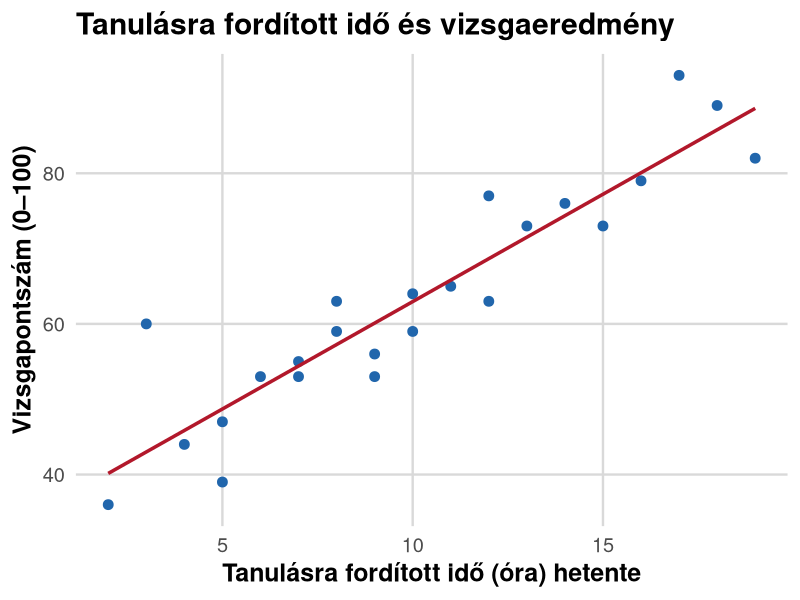
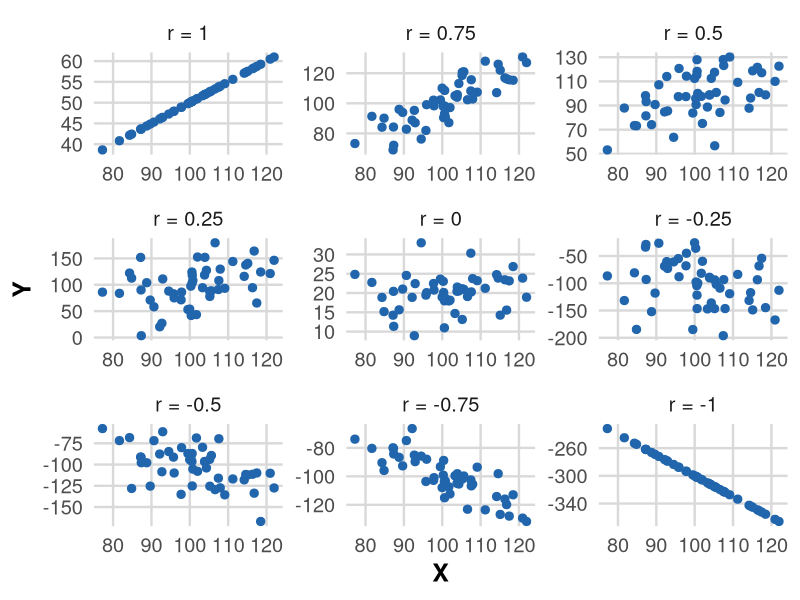
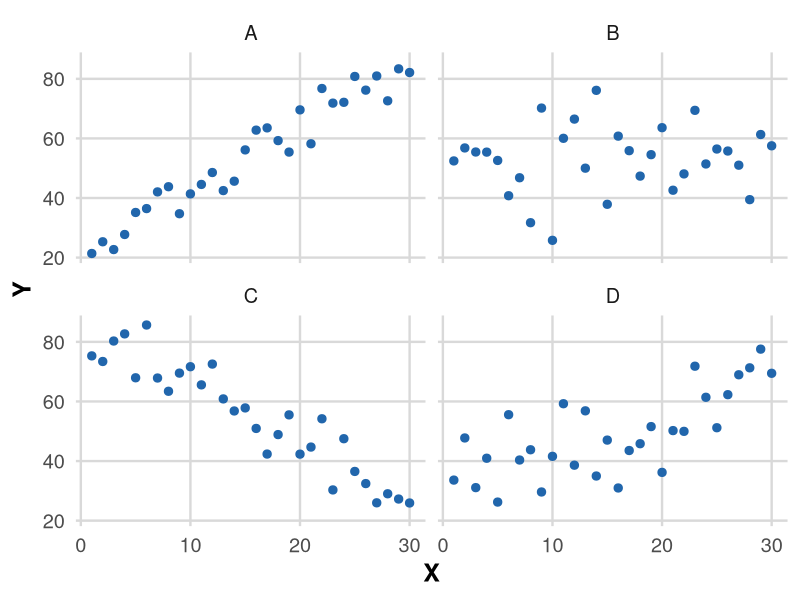
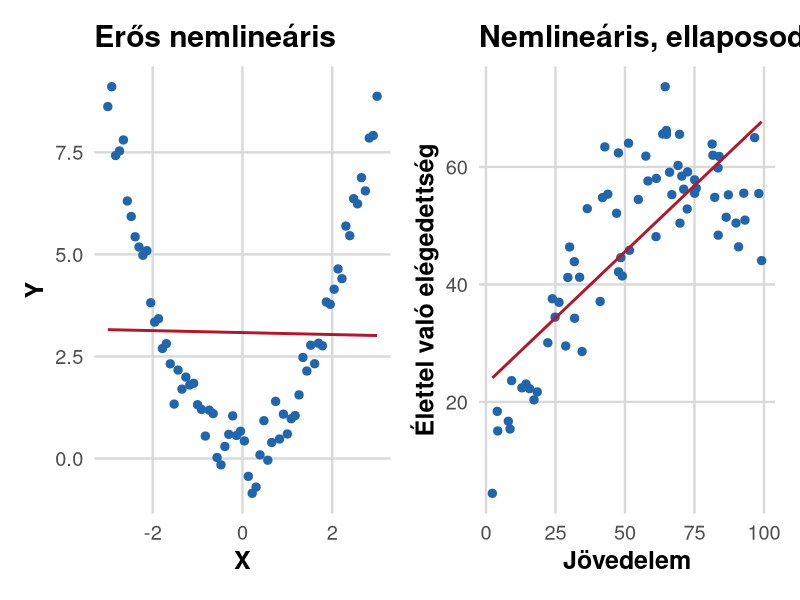
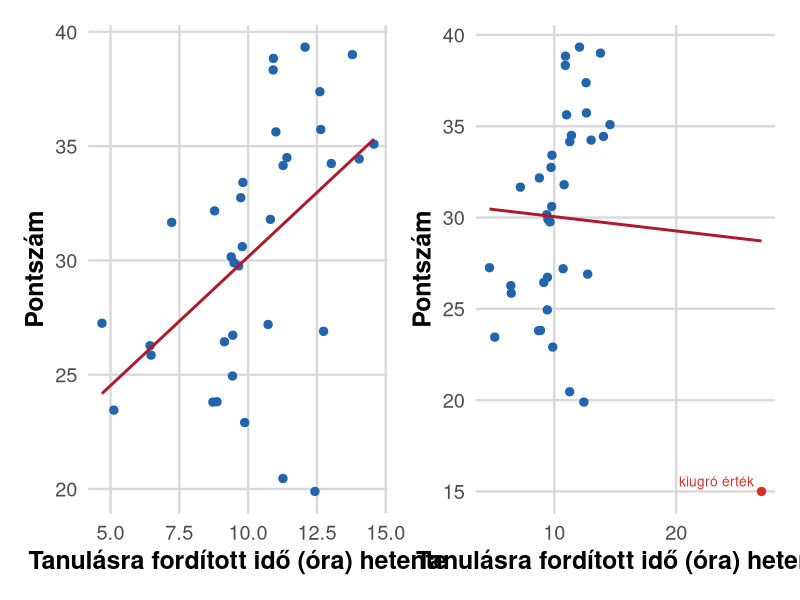
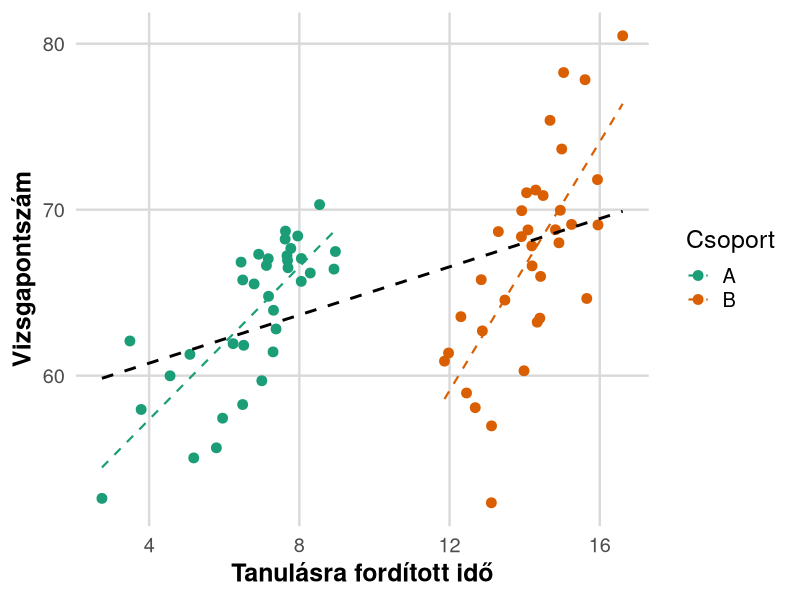
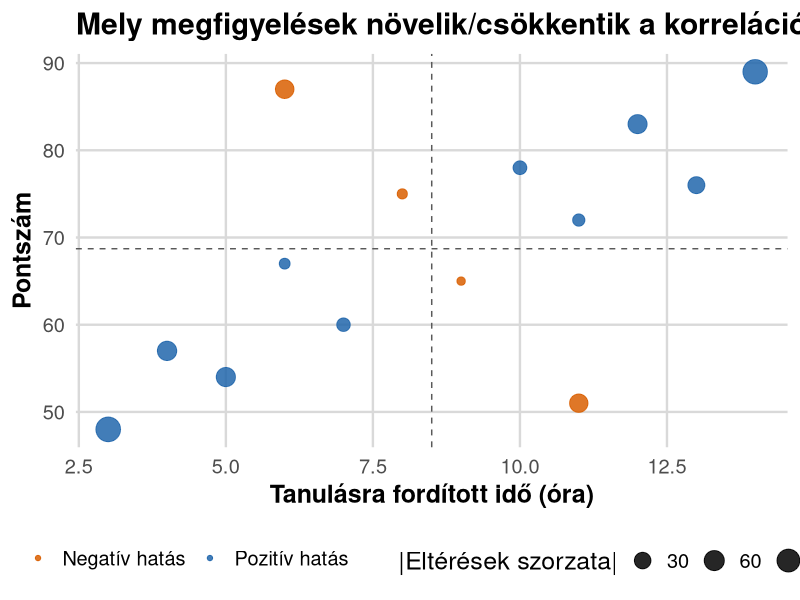

Reproduce these figures in R, in order.
## ---- chunk 1
#| include: false

library(ggplot2)
library(patchwork)

theme_set(
  theme_minimal(base_size = 18) +
    theme(
      panel.grid.major = element_line(color = "grey85"),
      panel.grid.minor = element_blank(),
      plot.title = element_text(face = "bold"),
      axis.title = element_text(face = "bold")
    )
)
## ---- chunk 2
#| label: fig-study-score
#| fig-width: 10
#| fig-height: 6
#| fig-cap: "Pozitív, megközelítőleg lineáris kapcsolat: a többet tanulók jellemzően több pontot szereznek."
set.seed(12)
study <- c(2, 3, 4, 5, 5, 6, 7, 7, 8, 8, 9, 9, 10, 10, 11, 12, 12, 13, 14, 15, 16, 17, 18, 19)
score <- round(42 + 2.2 * study + rnorm(length(study), 0, 7))
study_score_df <- data.frame(
  study = study,
  score = score
)

ggplot(study_score_df, aes(x = study, y = score)) +
  geom_point(color = "#2166ac", size = 3) +
  geom_smooth(
    method = "lm",
    se = FALSE,
    color = "#b2182b",
    linewidth = 1.2
  ) +
  labs(
    title = "Tanulásra fordított idő és vizsgaeredmény",
    x = "Tanulásra fordított idő (óra) hetente",
    y = "Vizsgapontszám (0–100)"
  )
## ---- chunk 3
#| label: fig-directions
#| fig-width: 10
#| fig-height: 10
#| fig-cap: "Az r előjele az irányt, abszolút nagysága az erőt mutatja"
set.seed(21)
n <- 50
x <- rnorm(n, 100, 10)
y1 = 0.5*x
y2= x + rnorm(n, 0, 8.7)
y3 = x + rnorm(n, 0, 16.5)
y4 = x + rnorm(n, 0, 39.5) 
y5 = rnorm(n, 20, 5)
y6 = -x + rnorm(n, 0, 39.5)
y7 = -x + rnorm(n, 0, 16.5)
y8 = -x + rnorm(n, 0, 8.7)
y9 = -3*x
direction_df <- rbind(
  data.frame(x = x, y = y1, rel="r = 1"),
  data.frame(x = x, y = y2, rel="r = 0.75"),
  data.frame(x = x, y = y3, rel="r = 0.5"),
  data.frame(x = x, y = y4, rel="r = 0.25"),
  data.frame(x = x, y = y5, rel="r = 0"),
  data.frame(x = x, y = y6, rel="r = -0.25"),
  data.frame(x = x, y = y7, rel="r = -0.5"),
  data.frame(x = x, y = y8, rel="r = -0.75"),
  data.frame(x = x, y = y9, rel="r = -1")
)

ggplot(direction_df, aes(x = x, y = y)) +
  geom_point(color = "#2166ac", size = 2.5) +
  facet_wrap(
    ~ forcats::fct_inorder(rel), 
    nrow = 3,
    scales="free"
    ) +
  labs(
    x = "X",
    y = "Y"
  )
## ---- chunk 4
#| label: rank-correlation
#| fig-width: 11
#| fig-height: 7
#| fig-align: center

set.seed(29)
x <- 1:30
ys <- list(
  85 - 2.0*x + rnorm(30,0,6),
  55 + rnorm(30,0,12),
  35 + 1.2*x + rnorm(30,0,10),
  20 + 2.2*x + rnorm(30,0,4)
)[c(4, 2, 1, 3)]
titles <- c("A", "B", "C", "D")

ranking_df <- do.call(
  rbind,
  lapply(seq_along(ys), function(i) {
    data.frame(
      x = x,
      y = ys[[i]],
      plot = titles[i]
    )
  })
)

ggplot(ranking_df, aes(x = x, y = y)) +
  geom_point(color = "#2166ac", size = 2.5) +
  facet_wrap(~ plot, ncol = 2) +
  labs(
    x = "X",
    y = "Y"
  )
## ---- chunk 5
#| label: fig-nonlinear
#| fig-width: 10
#| fig-height: 4.5
#| fig-cap: "Nemlineáris összefüggések"
set.seed(5)
x1 <- seq(-3, 3, length.out = 70)
y1 <- x1^2 + rnorm(70, 0, 0.45)

x2 <- runif(70, 0, 100)
y2 <- pmin(100, 5 + 1.5 * x2 - 0.0105 * x2^2 + rnorm(70, 0, 6))

nonlinear_df <- rbind(
  data.frame(
    x = x1,
    y = y1,
    relationship = "Strong curved relationship",
    x_label = "X",
    y_label = "Y"
  ),
  data.frame(
    x = x2,
    y = y2,
    relationship = "Curved / plateauing relationship",
    x_label = "Income (illustrative)",
    y_label = "Life satisfaction"
  )
)

plot_curved <- ggplot(
  subset(nonlinear_df, relationship == "Strong curved relationship"),
  aes(x = x, y = y)
) +
  geom_point(color = "#2166ac", size = 2.5) +
  geom_smooth(
    method = "lm",
    se = FALSE,
    color = "#b2182b",
    linewidth = 1
  ) +
  labs(
    title = "Erős nemlineáris",
    x = "X",
    y = "Y"
  )

plot_plateau <- ggplot(
  subset(nonlinear_df, relationship == "Curved / plateauing relationship"),
  aes(x = x, y = y)
) +
  geom_point(color = "#2166ac", size = 2.5) +
  geom_smooth(
    method = "lm",
    se = FALSE,
    color = "#b2182b",
    linewidth = 1
  ) +
  labs(
    title = "Nemlineáris, ellaposodó",
    x = "Jövedelem",
    y = "Élettel való elégedettség"
  )

plot_curved + plot_plateau
## ---- chunk 6
#| label: fig-outliers
#| fig-width: 10
#| fig-height: 4.5
#| fig-cap: "Egyetlen kiugró érték hatása"
set.seed(42)

x <- rnorm(35, 10, 2)
y <- 10 + 2*x + rnorm(35, 0, 5)

outlier_df <- data.frame(
  study_hours = x,
  exam_score = y,
  case_type = "Original observations"
)

outlier_added_df <- rbind(
  data.frame(
    study_hours = x,
    exam_score = y,
    case_type = "Original observations"
  ),
  data.frame(
    study_hours = 27,
    exam_score = 15,
    case_type = "Outlier"
  )
)

plot_without_outlier <- ggplot(
  outlier_df,
  aes(x = study_hours, y = exam_score)
) +
  geom_point(color = "#2166ac", size = 2.5) +
  geom_smooth(
    method = "lm",
    se = FALSE,
    color = "#b2182b",
    linewidth = 1
  ) +
  labs(
    x = "Tanulásra fordított idő (óra) hetente",
    y = "Pontszám"
  )

plot_with_outlier <- ggplot(
  outlier_added_df,
  aes(x = study_hours, y = exam_score, color = case_type)
) +
  geom_point(size = 2.5) +
  geom_smooth(
    aes(group = 1),
    method = "lm",
    se = FALSE,
    color = "#b2182b",
    linewidth = 1
  ) +
  geom_text(
    data = subset(outlier_added_df, case_type == "Outlier"),
    aes(label = "kiugró érték"),
    hjust = 1.1,
    vjust = -0.5,
    color = "#d73027",
    size = 3.5,
    show.legend = FALSE
  ) +
  scale_color_manual(
    values = c(
      "Original observations" = "#2166ac",
      "Outlier" = "#d73027"
    )
  ) +
  labs(
    x = "Tanulásra fordított idő (óra) hetente",
    y = "Pontszám",
    color = NULL
  ) +
  guides(color="none")

plot_without_outlier + plot_with_outlier
## ---- chunk 7
#| label: fig-groups
#| fig-width: 9
#| fig-height: 5
#| fig-cap: "Az összesített kapcsolat elfedi a csoportszintű különbségeket"
set.seed(99)
x_a <- rnorm(35, 7, 1.4)
y_a <- 45 + 3 * x_a + rnorm(35, 0, 4)

x_b <- rnorm(35, 14, 1.4)
y_b <- 25 + 3 * x_b + rnorm(35, 0, 4)

groups_df <- rbind(
  data.frame(
    study_hours = x_a,
    exam_score = y_a,
    group = "A"
  ),
  data.frame(
    study_hours = x_b,
    exam_score = y_b,
    group = "B"
  )
)

ggplot(groups_df, aes(x = study_hours, y = exam_score)) +
  geom_point(
    aes(color = group),
    size = 3
  ) +
  geom_smooth(
    method = "lm",
    formula = y ~ x,
    se = FALSE,
    color = "black",
    linewidth = 1,
    linetype = "dashed"
  ) +
  geom_smooth(
    aes(color = group),
    method = "lm",
    formula = y ~ x,
    se = FALSE,
    linewidth = 0.75,
    linetype = "dashed"
    ) +
  scale_color_manual(
    values = c(
      "A" = "#1b9e77",
      "B" = "#d95f02"
    )
  ) +
  labs(
    x = "Tanulásra fordított idő",
    y = "Vizsgapontszám",
    color = "Csoport"
  )
## ---- chunk 8
#| echo: false
#| fig-width: 10
#| fig-height: 5.5

students <- data.frame(
  study_hours = c(3, 4, 5, 6, 7, 8, 9, 10, 11, 12, 13, 14, 6, 11),
  exam_score  = c(48, 57, 54, 67, 60, 75, 65, 78, 72, 83, 76, 89, 87, 51)
)

x_bar <- mean(students$study_hours)
y_bar <- mean(students$exam_score)

students$cross_product <-
  (students$study_hours - x_bar) *
  (students$exam_score - y_bar)

students$contribution <- ifelse(
  students$cross_product >= 0,
  "Pozitív hatás",
  "Negatív hatás"
)

r_value <- cor(students$study_hours, students$exam_score)

ggplot(
  students,
  aes(x = study_hours, y = exam_score)
) +
  geom_vline(
    xintercept = x_bar,
    linetype = "dashed",
    colour = "grey35"
  ) +
  geom_hline(
    yintercept = y_bar,
    linetype = "dashed",
    colour = "grey35"
  ) +
  geom_point(
    aes(
      colour = contribution,
      size = abs(cross_product)
    ),
    alpha = 0.85
  ) +
  scale_colour_manual(
    values = c(
      "Pozitív hatás" = "#2166ac",
      "Negatív hatás" = "#d95f02"
    )
  ) +
  scale_size_continuous(
    range = c(2.5, 8),
    name = "|Eltérések szorzata|"
  ) +
  labs(
    title = "Mely megfigyelések növelik/csökkentik a korreláció értékét?",
    x = "Tanulásra fordított idő (óra)",
    y = "Pontszám",
    colour = NULL
  ) +
  theme(
    legend.position = "bottom"
  )
